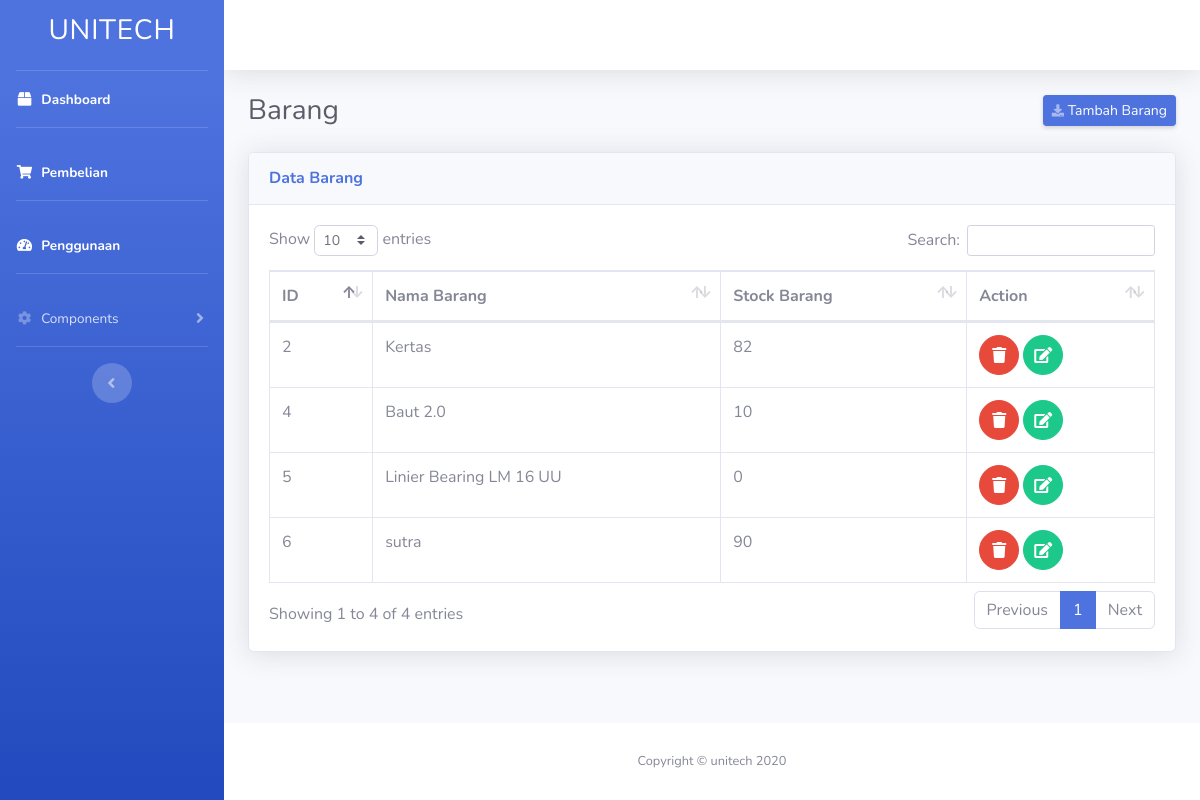
Screenshot of /barang.php with the database file from the repository.
### tables this page shows
CREATE TABLE `barang` (
  `idBarang` int(11) NOT NULL,
  `nama_barang` varchar(45) DEFAULT NULL,
  `stock_barang` int(11) DEFAULT NULL,
  `satuan` varchar(45) DEFAULT NULL
);

### public/barang.php (the view, shortened to what this page needs)
<?php
  $servername = "localhost";
  $username = "root";
  $password = "";
  $dbname = "kp_awang";
  $conn = new mysqli($servername, $username, $password, $dbname);
 ?>
<!DOCTYPE html>
<html lang="en">
<head>
  <link href="vendor/fontawesome-free/css/all.min.css" rel="stylesheet" type="text/css">
  <link href="css/sb-admin-2.min.css" rel="stylesheet">
  <link href="vendor/datatables/dataTables.bootstrap4.min.css" rel="stylesheet">
</head>
<body id="page-top">
  <div id="wrapper">
    <ul class="navbar-nav bg-gradient-primary sidebar sidebar-dark accordion" id="accordionSidebar">
      <a class="sidebar-brand d-flex align-items-center justify-content-center" href="index.html">
        <div class="sidebar-brand-text mx-3"><h3>UNITECH </h3></div>
      </a>
      <hr class="sidebar-divider my-0">
      <li class="nav-item active">
        <a class="nav-link" href="index.php">
          <i class="fas fa-fw fa-box"></i>
          <span>Dashboard</span></a>
      <hr class="sidebar-divider">
      </li>
       <li class="nav-item active">
        <a class="nav-link" href="pembelian.php">
          <i class="fas fa-fw fa-shopping-cart"></i>
          <span>Pembelian</span></a>
      <hr class="sidebar-divider">
      </li>
       <li class="nav-item active">
        <a class="nav-link" href="penggunaan.php">
          <i class="fas fa-fw fa-tachometer-alt"></i>
          <span>Penggunaan</span></a>
      </li>
      <hr class="sidebar-divider">
       <li class="nav-item">
        <a class="nav-link collapsed" href="#" data-toggle="collapse" data-target="#collapseTwo" aria-expanded="true" aria-controls="collapseTwo">
          <i class="fas fa-fw fa-cog"></i>
          <span>Components</span>
        </a>
      </li>
      <hr class="sidebar-divider d-none d-md-block">
      <div class="text-center d-none d-md-inline">
        <button class="rounded-circle border-0" id="sidebarToggle"></button>
      </div>
    </ul>
    <div id="content-wrapper" class="d-flex flex-column">
      <div id="content">
        <nav class="navbar navbar-expand navbar-light bg-white topbar mb-4 static-top shadow">
          <ul class="navbar-nav ml-auto">
            <li class="nav-item dropdown no-arrow">
              <a class="nav-link dropdown-toggle" href="#" id="userDropdown" role="button" data-toggle="dropdown" aria-haspopup="true" aria-expanded="false">
              </a>
            </li>
          </ul>
        </nav>
        <div class="container-fluid">
           <div class="d-sm-flex align-items-center justify-content-between mb-4">
            <h1 class="h3 mb-0 text-gray-800">Barang</h1>
            <a href="barang/tambah.php" class="d-none d-sm-inline-block btn btn-sm btn-primary shadow-sm"><i class="fas fa-download fa-sm text-white-50"></i> Tambah Barang</a>
          </div>
          <?php
            $sql = "SELECT * FROM barang";
            $result = $conn->query($sql);
           ?>
          <div class="card shadow mb-4">
            <div class="card-header py-3">
              <h6 class="m-0 font-weight-bold text-primary">Data Barang</h6>
            </div>
            <div class="card-body">
              <div class="table-responsive">
                <table class="table table-bordered" id="dataTable" width="100%" cellspacing="0">
                  <thead>
                    <tr>
                      <th>ID</th>
                      <th>Nama Barang</th>
                      <th>Stock Barang</th>
                      <th>Action</th>
                    </tr>
                  </thead>
                  <tbody>
                 <?php
                    if ($result->num_rows > 0) {
                        while($row = $result->fetch_assoc()) {
                            echo '<tr>
                                    <td>'.$row["idBarang"].'</td>
                                    <td>'.$row["nama_barang"].'</td>
                                    <td>'.$row["stock_barang"].'</td>
                                    <td>  <button onclick="deleteData('.$row["idBarang"].')" class="btn btn-danger btn-circle">
                                            <i class="fas fa-trash"></i>
                                          </button>
                                          <a href="barang/edit.php?id='.$row["idBarang"].'" class="btn btn-success btn-circle">
                                            <i class="fas fa-edit"></i>
                                          </a>
                                    </td?
                                  </tr>
                                  ';
                        }
                    } else {
                        echo "0 results";
                    }
                  ?>
                  </tbody>
                </table>
              </div>
            </div>
          </div>
        </div>
      </div>
      <footer class="sticky-footer bg-white">
        <div class="container my-auto">
          <div class="copyright text-center my-auto">
            <span>Copyright &copy; unitech 2020</span>
          </div>
        </div>
      </footer>
    </div>
  </div>
</body>
</html>

### rows the page displays
barang: idBarang "2", nama_barang "Kertas", stock_barang "82"
barang: idBarang "4", nama_barang "Baut 2.0", stock_barang "10"
barang: idBarang "5", nama_barang "Linier Bearing LM 16 UU", stock_barang "0"
barang: idBarang "6", nama_barang "sutra", stock_barang "90"
